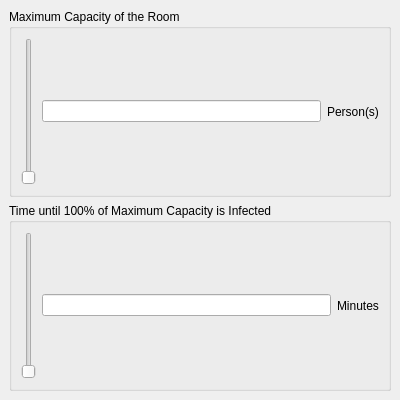
<?xml version="1.0" encoding="UTF-8"?>
<ui version="4.0">
 <class>MainWindow</class>
 <widget class="QMainWindow" name="MainWindow">
  <property name="geometry">
   <rect>
    <x>0</x>
    <y>0</y>
    <width>400</width>
    <height>400</height>
   </rect>
  </property>
  <property name="windowTitle">
   <string>MainWindow</string>
  </property>
  <widget class="QWidget" name="centralwidget">
   <layout class="QGridLayout" name="gridLayout_3">
    <item row="0" column="0">
     <layout class="QVBoxLayout" name="verticalLayout">
      <item>
       <widget class="QGroupBox" name="groupBox">
        <property name="title">
         <string>Maximum Capacity of the Room</string>
        </property>
        <layout class="QGridLayout" name="gridLayout">
         <item row="0" column="0">
          <layout class="QHBoxLayout" name="horizontalLayout">
           <item>
            <widget class="QSlider" name="verticalSliderC">
             <property name="maximum">
              <number>100</number>
             </property>
             <property name="orientation">
              <enum>Qt::Vertical</enum>
             </property>
            </widget>
           </item>
           <item>
            <widget class="QLineEdit" name="lineEditC">
             <property name="readOnly">
              <bool>true</bool>
             </property>
            </widget>
           </item>
           <item>
            <widget class="QLabel" name="label">
             <property name="text">
              <string>Person(s)</string>
             </property>
            </widget>
           </item>
          </layout>
         </item>
        </layout>
       </widget>
      </item>
      <item>
       <widget class="QGroupBox" name="groupBox_2">
        <property name="title">
         <string>Time until 100% of Maximum Capacity is Infected</string>
        </property>
        <layout class="QGridLayout" name="gridLayout_2">
         <item row="0" column="0">
          <layout class="QHBoxLayout" name="horizontalLayout_2">
           <item>
            <widget class="QSlider" name="verticalSliderF">
             <property name="maximum">
              <number>23</number>
             </property>
             <property name="orientation">
              <enum>Qt::Vertical</enum>
             </property>
            </widget>
           </item>
           <item>
            <widget class="QLineEdit" name="lineEditF">
             <property name="readOnly">
              <bool>true</bool>
             </property>
            </widget>
           </item>
           <item>
            <widget class="QLabel" name="label_2">
             <property name="text">
              <string>Minutes</string>
             </property>
            </widget>
           </item>
          </layout>
         </item>
        </layout>
       </widget>
      </item>
     </layout>
    </item>
   </layout>
  </widget>
 </widget>
 <resources/>
 <connections/>
</ui>
